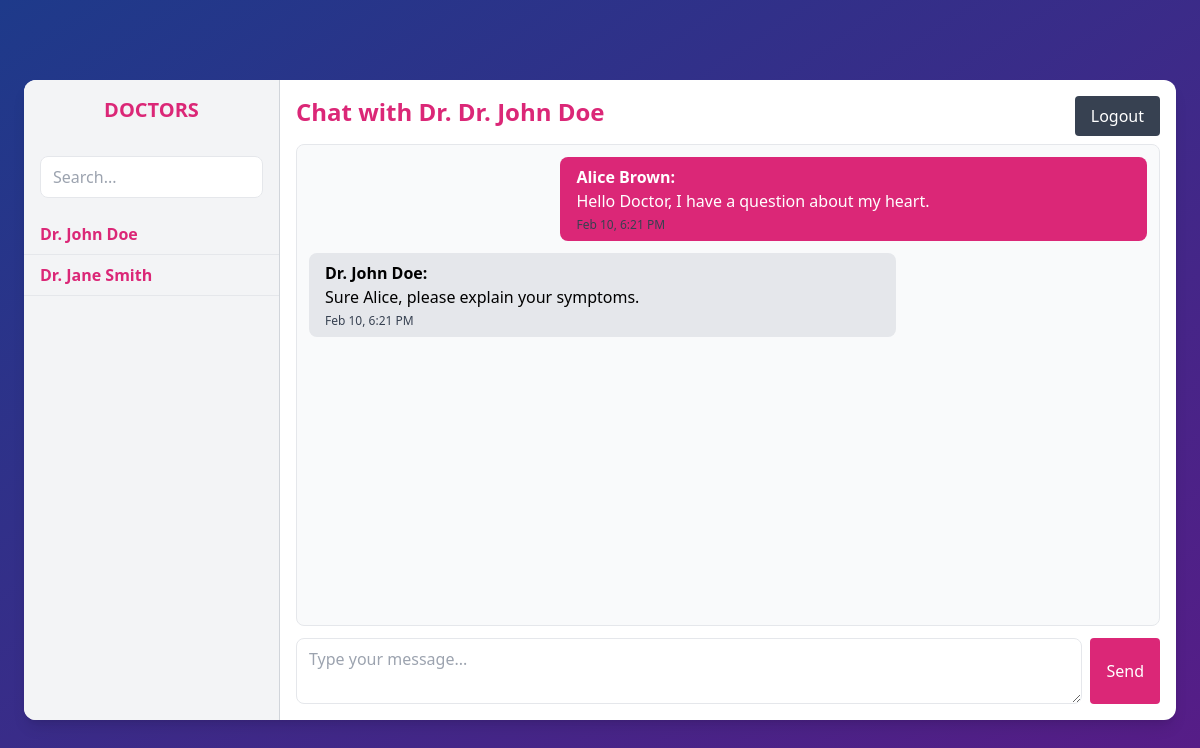
/chat.php?user_id=2 (signed in), run on the app's committed database.
### tables this page shows
CREATE TABLE IF NOT EXISTS users (
    id INT AUTO_INCREMENT PRIMARY KEY,
    role ENUM('admin','doctor','patient') NOT NULL DEFAULT 'patient',
    fullname VARCHAR(255) NOT NULL,
    email VARCHAR(255) NOT NULL UNIQUE,
    password_hash VARCHAR(255) NOT NULL,
    specialization VARCHAR(255),
    experience VARCHAR(50)
);

CREATE TABLE IF NOT EXISTS messages (
    id INT AUTO_INCREMENT PRIMARY KEY,
    sender_id INT NOT NULL,
    receiver_id INT NOT NULL,
    message TEXT NOT NULL,
    sent_at DATETIME DEFAULT CURRENT_TIMESTAMP,
    FOREIGN KEY (sender_id) REFERENCES users(id) ON DELETE CASCADE,
    FOREIGN KEY (receiver_id) REFERENCES users(id) ON DELETE CASCADE
);

### chat.php (the view, shortened to what this page needs)
<?php
include 'includes/db.php';
$user_id = intval($_SESSION['user_id']);
$user_role = $_SESSION['role'];
$opposite_role = ($user_role === 'patient') ? 'doctor' : 'patient';
$partner_id = isset($_GET['user_id']) ? intval($_GET['user_id']) : 0;
if($partner_id > 0){
    $stmt = $pdo->prepare("SELECT role FROM users WHERE id=?");
    $stmt->execute([$partner_id]);
}
$partner = null;
if($partner_id > 0){
    $stmt = $pdo->prepare("SELECT id, fullname FROM users WHERE id=? AND role=?");
    $stmt->execute([$partner_id, $opposite_role]);
    $partner = $stmt->fetch(PDO::FETCH_ASSOC);
}
$search = isset($_GET['q']) ? trim($_GET['q']) : '';
if($search){
    $stmt = $pdo->prepare("SELECT id, fullname FROM users WHERE role=? AND fullname LIKE ? LIMIT 50");
    $stmt->execute([$opposite_role, "%$search%"]);
} else {
    $stmt = $pdo->prepare("SELECT id, fullname FROM users WHERE role=? LIMIT 50");
    $stmt->execute([$opposite_role]);
}
$users = $stmt->fetchAll(PDO::FETCH_ASSOC);
$messages = [];
if($partner){
    $stmt = $pdo->prepare("
        SELECT m.*, u.fullname AS sender_name
        FROM messages m
        JOIN users u ON u.id = m.sender_id
        WHERE (sender_id=? AND receiver_id=?) OR (sender_id=? AND receiver_id=?)
        ORDER BY sent_at ASC
    ");
    $stmt->execute([$user_id, $partner_id, $partner_id, $user_id]);
    $messages = $stmt->fetchAll(PDO::FETCH_ASSOC);
}
?>
<!DOCTYPE html>
<html lang="en">
<head>
<script src="https://cdn.tailwindcss.com"></script>
</head>
<body class="bg-gradient-to-br from-blue-900 to-purple-900 min-h-screen flex items-center justify-center p-6 font-sans">
<div class="flex w-full max-w-6xl h-[80vh] bg-white rounded-xl shadow-lg overflow-hidden">
    <div class="w-64 bg-gray-100 overflow-y-auto border-r border-gray-300">
        <div class="p-4 text-center font-bold text-xl text-pink-600 uppercase"><?= ucfirst($opposite_role) ?>s</div>
        <form method="GET" class="p-4">
            <input type="text" name="q" placeholder="Search..." value="<?= htmlspecialchars($search) ?>" class="w-full px-3 py-2 border rounded-lg">
        </form>
        <ul>
            <?php foreach($users as $u): ?>
            <li class="px-4 py-2 hover:bg-pink-50 border-b">
                <a href="chat.php?user_id=<?= $u['id'] ?>" class="block text-pink-600 font-semibold"><?= htmlspecialchars($u['fullname']) ?></a>
            </li>
            <?php endforeach; ?>
        </ul>
    </div>
    <div class="flex-1 flex flex-col relative p-4">
        <a href="logout.php" class="absolute top-4 right-4 px-4 py-2 bg-gray-700 text-white rounded hover:bg-black">Logout</a>
        <?php if($partner): ?>
        <h3 class="text-2xl font-bold text-pink-600 mb-4">
            Chat with <?= ($user_role==='patient'?'Dr. ':'') . htmlspecialchars($partner['fullname']) ?>
        </h3>
        <div class="flex-1 overflow-y-auto p-3 space-y-3 border rounded-lg bg-gray-50" id="messages">
            <?php foreach($messages as $msg): ?>
                <div class="max-w-[70%] px-4 py-2 rounded-lg <?= ($msg['sender_id']==$user_id)?'bg-pink-600 text-white ml-auto':'bg-gray-200 text-black mr-auto' ?>">
                    <strong><?= htmlspecialchars($msg['sender_name']) ?>:</strong><br>
                    <?= nl2br(htmlspecialchars($msg['message'])) ?>
                    <div class="text-xs text-gray-700 mt-1"><?= date('M j, g:i A', strtotime($msg['sent_at'])) ?></div>
                </div>
            <?php endforeach; ?>
        </div>
        <form method="POST" class="mt-3 flex space-x-2">
            <textarea name="message" placeholder="Type your message..." required class="flex-1 px-3 py-2 border rounded-lg"></textarea>
            <button type="submit" class="px-4 py-2 bg-pink-600 text-white rounded hover:bg-pink-700">Send</button>
        </form>
        <?php else: ?>
            <p class="text-center text-gray-700 mt-10">Select a <?= $opposite_role ?> to start chatting.</p>
        <?php endif; ?>
    </div>
</div>
</body>
</html>

### data on the page
users: fullname "Dr. John Doe"
users: fullname "Dr. Jane Smith"
messages: sender.fullname "Alice Brown", message "Hello Doctor, I have a question about my heart.", sent_at "Feb 10, 6:21 PM"
messages: sender.fullname "Dr. John Doe", message "Sure Alice, please explain your symptoms.", sent_at "Feb 10, 6:21 PM"

### other printed values
$opposite_role "DOCTOR"
